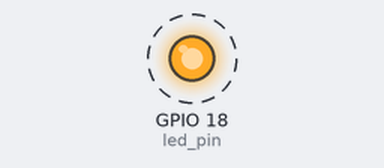
Simulated run of this program. Board: Raspberry Pi (BCM pin numbers). Shown: output pins drawn as LEDs (lit = HIGH). Dashed ring = blinking. What the program prints to the terminal is not drawn.

Above: at 0.5 s.
Timing chart, 0 to 4.6 s (numbered marks = the images above):
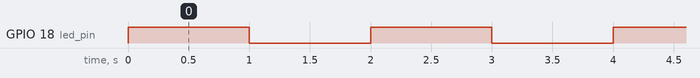

Measured:
- by itself, GPIO 18 (led_pin): alternates HIGH for 1.0 s and LOW for 1.0 s

The program:

led_blink.py
```python
import RPi.GPIO as GPIO
import time

# Set up GPIO
GPIO.setmode(GPIO.BCM)  # Set pin numbering mode to BCM
led_pin = 18  # Use GPIO pin 18 (BCM numbering)
GPIO.setup(led_pin, GPIO.OUT)  # Set GPIO pin 18 as an output

try:
    while True:
        GPIO.output(led_pin, GPIO.HIGH)
        print("LED is ON")  # Print message when LED is turned on
        time.sleep(1)
        GPIO.output(led_pin, GPIO.LOW)
        print("LED is OFF")  # Print message when LED is turned off
        time.sleep(1)

except KeyboardInterrupt:
    GPIO.cleanup()
    print("Program terminated and GPIO cleaned up")  # Message for program termination and cleanup
```
